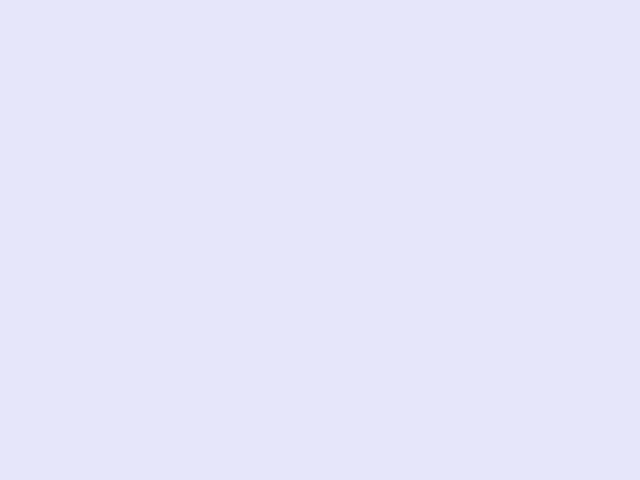
Frame 1 (no input)
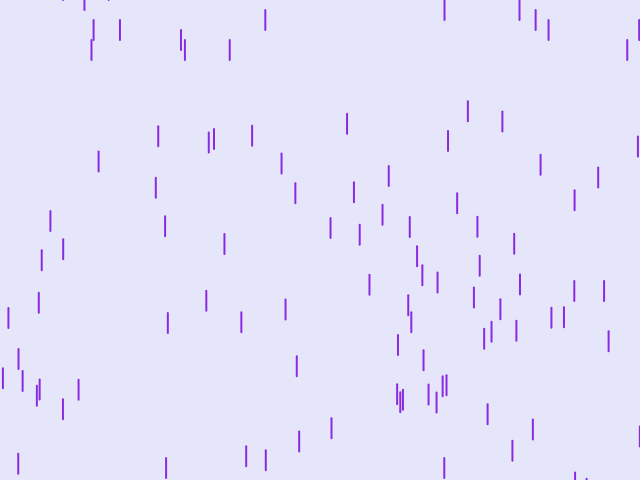
Frame 60 (no input)
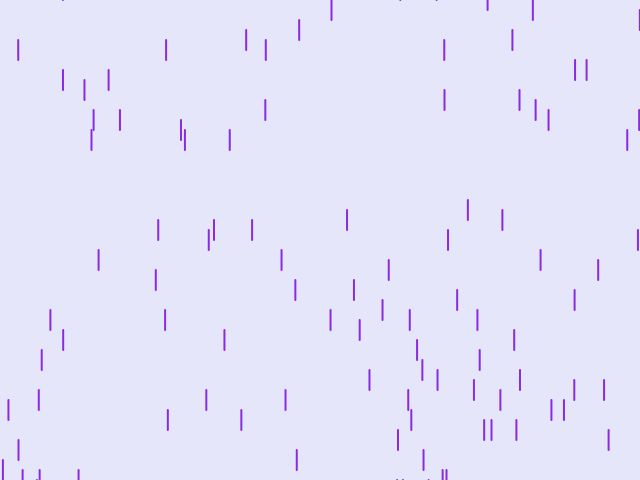
Frame 120 (the mouse pressed at the canvas centre since frame 60)

The p5.js sketch that drew these frames (run headless with seeded random() and noise() and a simulated clock; from frame 60 on, the mouse is pressed at the canvas centre):

// p5.js sketch
// ── sketch.js
// This project is created from Daniel Shiffman's purple rain youtube video.

var drops = [];

function setup() {
    createCanvas(640, 480);
    for (var i = 0; i < 100; i++) {
        drops[i] = new Drop();
    }
}

function draw() { 
    background(230,230,250);
    for (var i = 0; i < drops.length; i++) {
        drops[i].fall(); 
        drops[i].show();
    }
}
// ── drop.js
function Drop () {
    this.x = random(width);
    this.y = random(-500, -50);
    this.len = 20;
    this.speed = 10;

    this.fall = function() {
        this.y = this.y + this.speed;

        if (this.y > height) {
            this.y = -20;
        }
    }

    this.show = function() {
        strokeWeight(2);
        stroke(138, 43, 226);
        line(this.x, this.y, this.x, this.y + this.len);
    }
}
